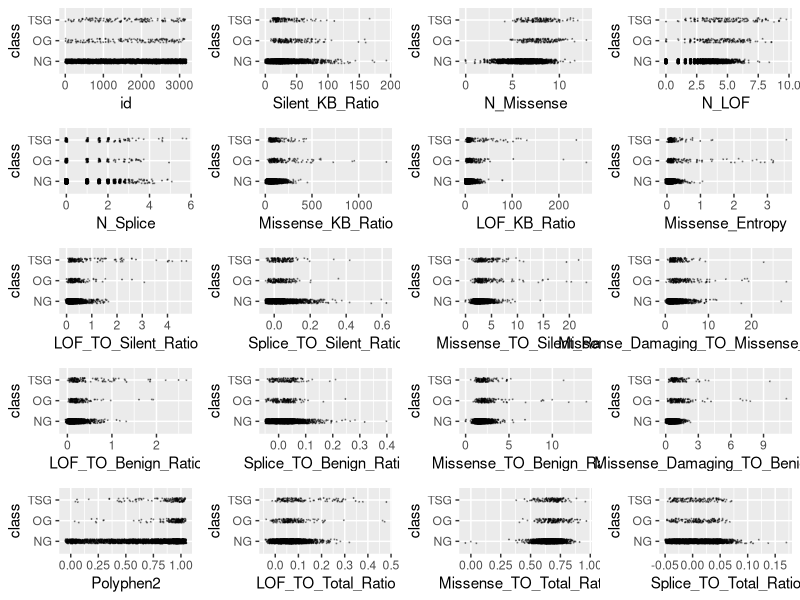
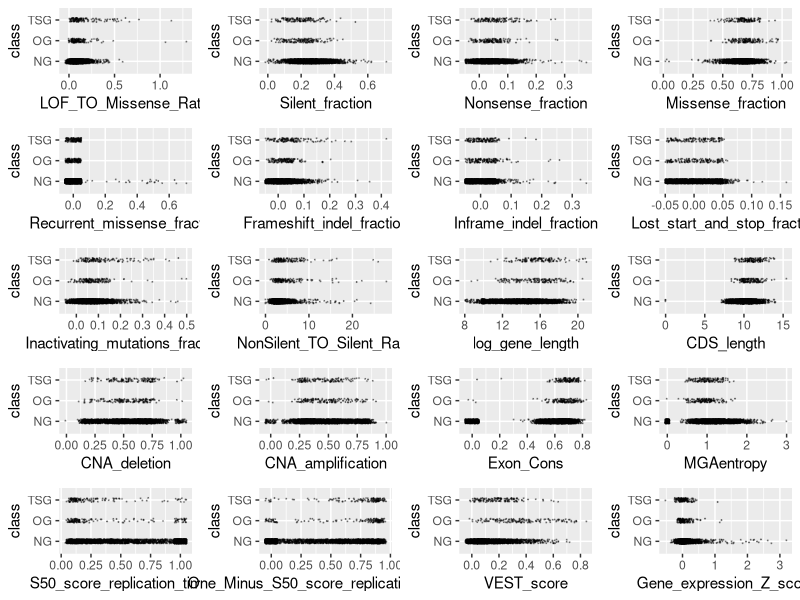
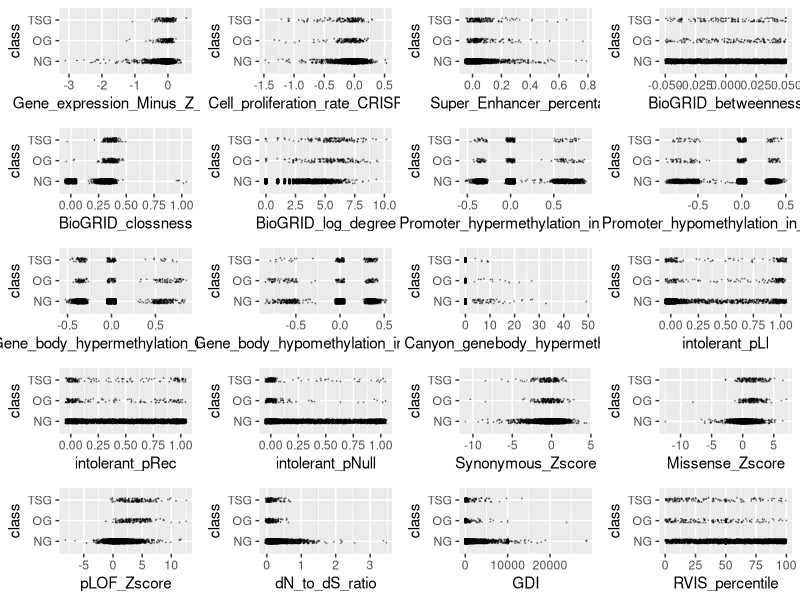
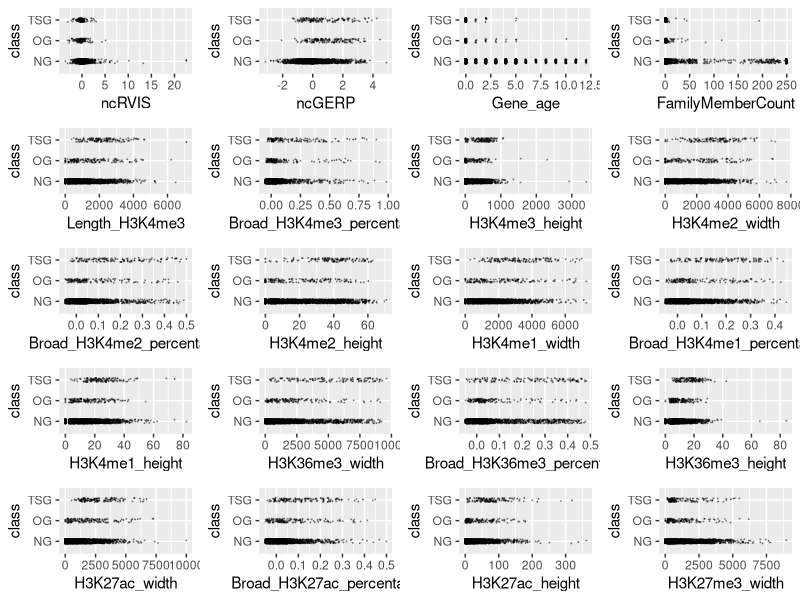
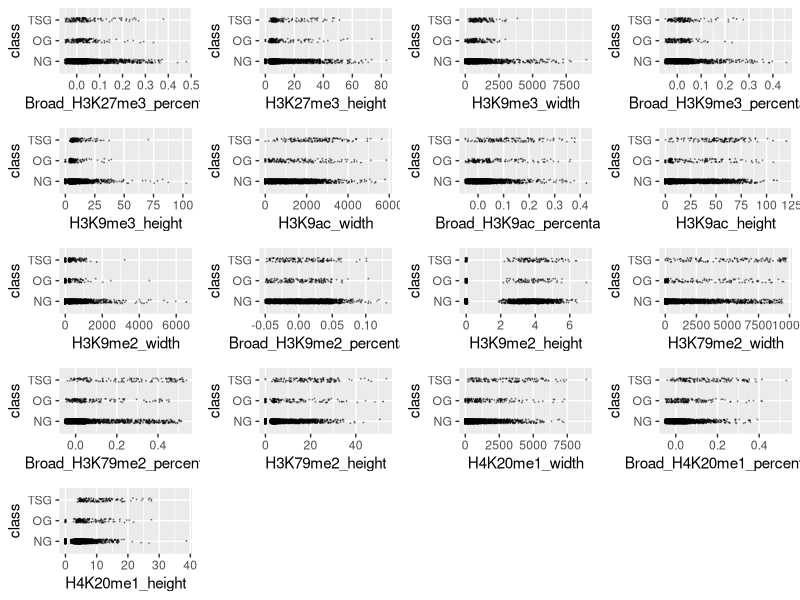
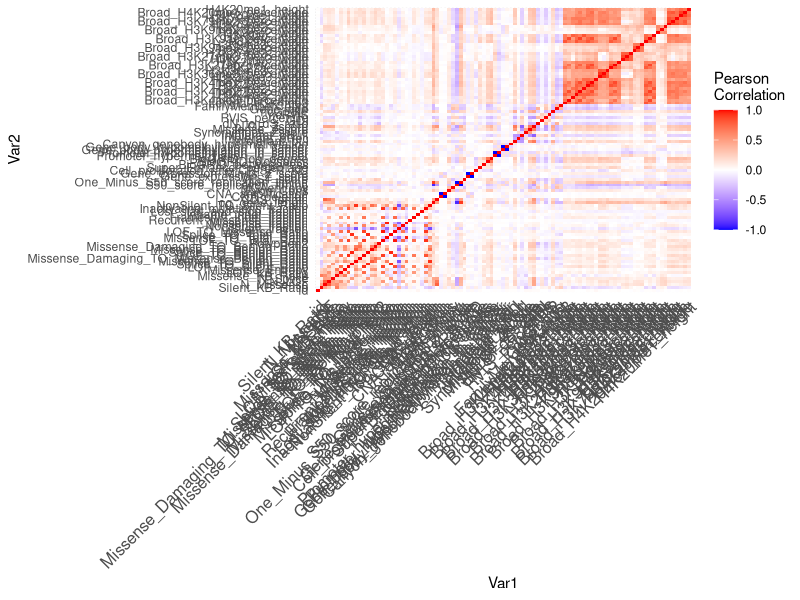
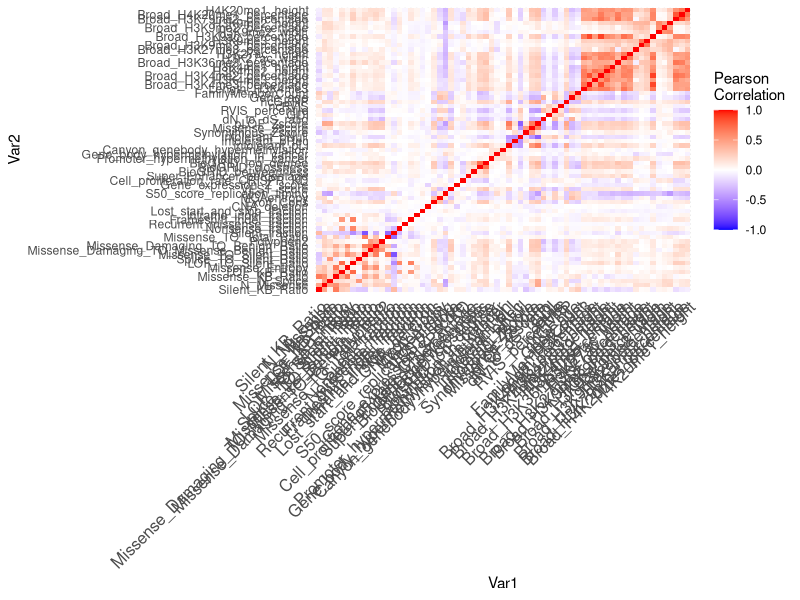
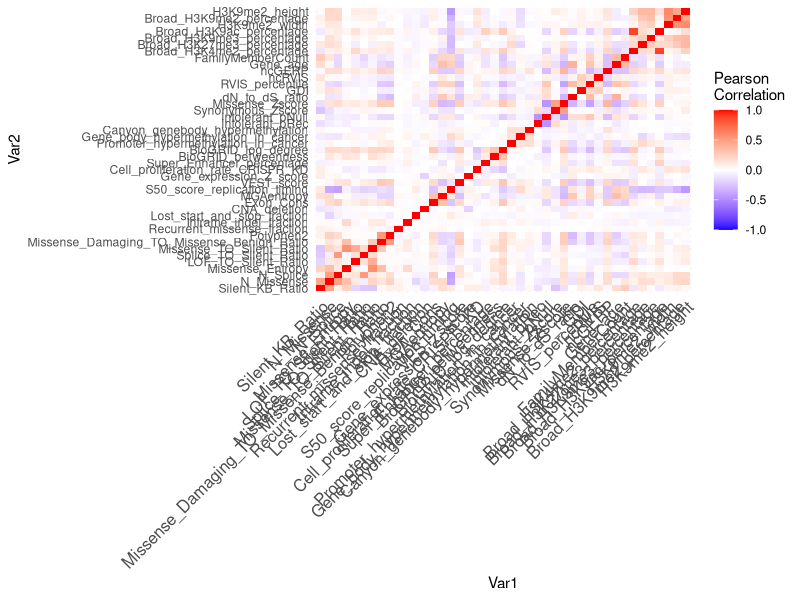

These charts were generated, in order, by the following R code:
## ---- chunk 1
knitr::opts_chunk$set(echo = TRUE, comment = NA)
## ---- chunk 2
training <- read.csv("training.csv", stringsAsFactors = TRUE)
training$class <- factor(training$class)
levels(training$class) <- c("NG", "OG", "TSG")
outlier <- function(data) {
  low <- mean(data) - 3 * sd(data)
  high <- mean(data) + 3 * sd(data)
  which(data < low | data > high)
}
# library(ggplot2)
# scatter <- function(var) {
#   ggplot(training, aes_string(var, "class")) +
#     geom_jitter(width = 0.05, height = 0.1, size = 0.1,
#                 colour = rgb(0, 0, 0, alpha = 1 / 3))
# }
# scat_plot <- lapply(names(training)[-99], scatter)
# library(gridExtra)
# grid.arrange(grobs = scat_plot[1:20], ncol = 4)
# grid.arrange(grobs = scat_plot[21:40], ncol = 4)
# grid.arrange(grobs = scat_plot[41:60], ncol = 4)
# grid.arrange(grobs = scat_plot[61:80], ncol = 4)
# grid.arrange(grobs = scat_plot[81:98], ncol = 4)
outlier_index <- sort(table(unlist(lapply(training[,-99], outlier))), decreasing = TRUE)
outlier_index[1:100]
training <- training[-as.numeric(names(outlier_index)[1:50]),]
sort(training$Missense_TO_Silent_Ratio, decreasing = TRUE)[1:10]
training <- training[-which(training$Missense_TO_Silent_Ratio > 100), ]
sort(training$Missense_KB_Ratio, decreasing = TRUE)[1:10]
training <- training[-which(training$Missense_KB_Ratio > 2000), ]
sort(training$LOF_TO_Silent_Ratio, decreasing = TRUE)[1:10]
training <- training[-which(training$LOF_TO_Silent_Ratio > 5), ]
sort(training$Gene_expression_Z_score, decreasing = TRUE)[1:10]
training <- training[-which(training$Gene_expression_Z_score > 4), ]
sort(training$dN_to_dS_ratio, decreasing = TRUE)[1:10]
training <- training[-which(training$dN_to_dS_ratio > 5),]
sort(training$Silent_KB_Ratio, decreasing = TRUE)[1:10]
training <- training[-which(training$Silent_KB_Ratio > 200), ]
sort(training$Lost_start_and_stop_fraction, decreasing = TRUE)[1:10]
training <- training[-which(training$Lost_start_and_stop_fraction > 0.2),]
sort(training$Synonymous_Zscore, decreasing = FALSE)[1:10]
training <- training[-which(training$Synonymous_Zscore < -15), ]
numeric_training <- training[,-99]

n_zeroes <- rep(NA, nrow(numeric_training))

for(i in seq_len(nrow(numeric_training))){
  row_i_zeroes <- 0
  for(j in seq_len(ncol(numeric_training))){
    if(round(numeric_training[i,j], digits = 5) == 0){
      row_i_zeroes <- row_i_zeroes + 1
    }
  }
  n_zeroes[i] <- row_i_zeroes
}
training <- training[n_zeroes <= 50, ]
# Remove 1 of 2 variables that have r value of 1 or -1 (i.e. perfectly correlated)
perf_corr <- which(abs(cor(training[,-99])) == 1, arr.ind = TRUE)
which(perf_corr[,1] != perf_corr[,2])
training <- training[, -43]
## ---- chunk 3
library(ggplot2)
scatter <- function(var) {
  ggplot(training, aes_string(var, "class")) +
    geom_jitter(width = 0.05, height = 0.1, size = 0.1,
                colour = rgb(0, 0, 0, alpha = 1 / 3))
}
scat_plot <- lapply(names(training)[-98], scatter)
library(gridExtra)
grid.arrange(grobs = scat_plot[1:20], ncol = 4)
grid.arrange(grobs = scat_plot[21:40], ncol = 4)
grid.arrange(grobs = scat_plot[41:60], ncol = 4)
grid.arrange(grobs = scat_plot[61:80], ncol = 4)
grid.arrange(grobs = scat_plot[81:97], ncol = 4)
## ---- chunk 4
library(dplyr)
#function to calculate wca
score <- function (conf_mat) {
  print(sum(diag(conf_mat) * c(1, 20, 20)))
  print(sum(diag(conf_mat) * c(1, 20, 20)) / sum(apply(conf_mat, 2, sum) * c(1, 20, 20)))
}

# Set new threshold to account for unbalanced data
classify <- function(probs, k) {
  if (any(probs[2:3] > k)) {
    subset <- probs[2:3]
    output <- which(subset == max(subset))
    if (length(output) > 1) {
        output <- sample(1:2, 1)
    }
  } else {
    output <- 0
  }
  output
}
## ---- chunk 5
library(dplyr)
library(caret)
set.seed(12)
mn <- nnet::multinom(class ~ ., data = training, model = TRUE)
tidymn <- broom::tidy(mn) %>% arrange(p.value)
tidymn <- tidymn %>% filter(p.value < 0.05 / nrow(tidymn))
terms <- unique(tidymn$term)[-1]
library(dplyr)
sig <- logical(97)
names(sig) <- names(training)[-98]
k <- 1
diffs <- logical(97)
for (var in names(training)[-98]) {
  model <- aov(training[[var]] ~ factor(training$class))
  sig[k] <- summary(model)[[1]][1, 5]
  diffs[k] <- all(TukeyHSD(model)$`factor(training$class)`[, 4] < 0.05 / 97)
  k <- k + 1
}
sort(sig[diffs])
score <- function (conf_mat) {
  sum(diag(conf_mat) * c(1, 20, 20)) / sum(apply(conf_mat, 2, sum) * c(1, 20, 20))
}

sig_terms <- names(sort(sig[diffs]))
combo_terms <- table(c(terms, sig_terms)) == 2
final_terms <- names(combo_terms[combo_terms])
term_mat <- cor(training %>% select(all_of(final_terms)))
ind_terms <- final_terms[-c(1, 3, 4, 5, 10, 11, 13, 14, 15, 17)]

vars <- training
cor_mtx = round(cor(vars[, names(vars) != "class"]), 2)
library(reshape2)
#reshape it
melted_cor_mtx <- melt(cor_mtx)

#draw the heatmap
cor_heatmap = ggplot(data = melted_cor_mtx, aes(x=Var1, y=Var2, fill=value)) + geom_tile()
cor_heatmap = cor_heatmap +
scale_fill_gradient2(low = "blue", high = "red", mid = "white", midpoint = 0, limit = c(-1,1), space = "Lab", name="Pearson\nCorrelation") + 
theme_minimal() +
theme(axis.text.x = element_text(angle = 45, vjust = 1, size = 12, hjust = 1))

cor_heatmap
which(abs(cor_mtx) > 0.75, arr.ind = TRUE)
# Eliminate all but one of a set of variables highly correlated with one another
vars <- vars[, -c(1, 4, 32, 13, 18, 21, 29, 14, 20, 15, 30,
                  15, 24, 31, 38, 34, 41, 48, 50, 68, 86, 88,
                  71, 72, 78, 74, 76, 80, 82, 83, 92, 94, 95)]
cor_mtx = round(cor(vars[, names(vars) != "class"]), 2)
library(reshape2)
#reshape it
melted_cor_mtx <- melt(cor_mtx)

#draw the heatmap
cor_heatmap = ggplot(data = melted_cor_mtx, aes(x=Var1, y=Var2, fill=value)) + geom_tile()
cor_heatmap = cor_heatmap +
scale_fill_gradient2(low = "blue", high = "red", mid = "white", midpoint = 0, limit = c(-1,1), space = "Lab", name="Pearson\nCorrelation") + 
theme_minimal() +
theme(axis.text.x = element_text(angle = 45, vjust = 1, size = 12, hjust = 1))

cor_heatmap
which(abs(cor_mtx) > 0.6, arr.ind = TRUE)
# Eliminate all but one of a set of variables highly correlated with one another
vars <- vars[, -c(4, 5, 15, 17, 11, 13, 14, 29, 39, 47,
                  48, 51, 49, 54, 55, 52, 58, 63, 65,
                  34, 64, 53)]
cor_mtx = round(cor(vars[, names(vars) != "class"]), 2)
library(reshape2)
#reshape it
melted_cor_mtx <- melt(cor_mtx)

#draw the heatmap
cor_heatmap = ggplot(data = melted_cor_mtx, aes(x=Var1, y=Var2, fill=value)) + geom_tile()
cor_heatmap = cor_heatmap +
scale_fill_gradient2(low = "blue", high = "red", mid = "white", midpoint = 0, limit = c(-1,1), space = "Lab", name="Pearson\nCorrelation") + 
theme_minimal() +
theme(axis.text.x = element_text(angle = 45, vjust = 1, size = 12, hjust = 1))

cor_heatmap
set.seed(12)
mn <- nnet::multinom(class ~ ., data = vars, model = TRUE)
tidymn <- broom::tidy(mn) %>% arrange(p.value)
tidymn <- tidymn %>% filter(p.value < 0.05 / nrow(tidymn))
terms <- unique(tidymn$term)[-1]
terms
## ---- chunk 6
set.seed(1234)
library(dplyr)
vars <- training %>% select(Broad_H3K9ac_percentage, N_LOF, pLOF_Zscore,
                             Missense_Entropy,
                            N_Splice, LOF_TO_Total_Ratio, VEST_score,
                            BioGRID_log_degree,
                            Broad_H3K79me2_percentage, FamilyMemberCount,
                            S50_score_replication_timing, Gene_expression_Z_score,
                            Polyphen2, Broad_H3K36me3_percentage, class)
set.seed(91232)
thresh_list <- list()
length(thresh_list) <- 10
j <- 1
for (rand in ceiling(runif(10, min = 1, max = 10000000))) {
  set.seed(rand)
  vars_test <- createDataPartition(vars$class, p = 0.8, 
                                    list = FALSE)
  vars_train <- vars[vars_test, ]
  vars_test <- vars[-vars_test, ]
  
  train_cont <- trainControl(method = "cv", number = 5, classProbs = TRUE, savePredictions = TRUE)
  lda_ft <- train(class ~ ., data = vars_train, method = "lda", preProc = c("center", "scale"),
                  trControl = train_cont)
  preds <- predict(lda_ft, newdata = vars_test, type = "prob")
  scores <- numeric(100)
  for (i in seq(from = 0.001, to = 0.1, by = 0.001)) {
    lda_mod <- table("pred"=apply(preds, 1, classify, k = i), "obs" = vars_test$class)
    lda_mod
    scores[i*1000] <- score(lda_mod)
  }
  names(scores) <- seq(from = 0.001, to = 0.1, by = 0.001)
  plot(scores ~ names(scores), ylim = c(0.7, 0.9),)
  best_thresh <- names(scores)[scores == max(scores)]
  max(scores)
  thresh_list[[j]] <- best_thresh
  j <- j + 1
}
mean(as.numeric(unlist(thresh_list)))
median(as.numeric(unlist(thresh_list)))
set.seed(123)
  vars_test <- createDataPartition(vars$class, p = 0.8, 
                                    list = FALSE)
  vars_train <- vars[vars_test, ]
  vars_test <- vars[-vars_test, ]
  train_cont <- trainControl(method = "cv", number = 5, classProbs = TRUE, savePredictions = TRUE)
  lda_ft <- train(class ~ ., data = vars_train, method = "lda", preProc = c("center", "scale"),
                  trControl = train_cont)
    preds <- predict(lda_ft, newdata = vars_test, type = "prob")
 lda_mod <- table("pred"=apply(preds, 1, classify, k = 0.02), "obs" = vars_test$class)
  lda_mod
  score(lda_mod)
## ---- chunk 7
tests <- read.csv("test.csv")
preds <- predict(lda_ft, newdata = tests, type = "prob")
preds <- apply(preds, 1, classify, k = 0.01)
names(preds) <- tests$id
csv_file <- data.frame(id = tests$id,
                       class = preds)
write.csv(csv_file, "modelpredictions2_revisited.csv", row.names = FALSE)
model_12 <- read.csv("modelpredictions12.csv")
table("BEST MOD" = model_12$class, csv_file$class)
